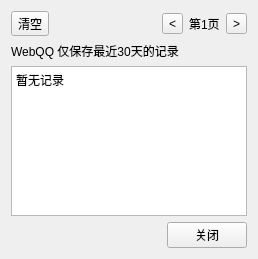
<?xml version="1.0" encoding="UTF-8"?>
<ui version="4.0">
 <class>RemoteLogViewer</class>
 <widget class="QWidget" name="RemoteLogViewer">
  <property name="geometry">
   <rect>
    <x>0</x>
    <y>0</y>
    <width>258</width>
    <height>259</height>
   </rect>
  </property>
  <property name="windowTitle">
   <string>聊天记录查看</string>
  </property>
  <layout class="QVBoxLayout" name="verticalLayout">
   <item>
    <layout class="QHBoxLayout" name="horizontalLayout">
     <item>
      <widget class="QToolButton" name="toolButton_3">
       <property name="text">
        <string>清空</string>
       </property>
      </widget>
     </item>
     <item>
      <spacer name="horizontalSpacer_2">
       <property name="orientation">
        <enum>Qt::Horizontal</enum>
       </property>
       <property name="sizeHint" stdset="0">
        <size>
         <width>40</width>
         <height>20</height>
        </size>
       </property>
      </spacer>
     </item>
     <item>
      <widget class="QToolButton" name="toolButton">
       <property name="text">
        <string>&lt;</string>
       </property>
      </widget>
     </item>
     <item>
      <widget class="QLabel" name="label">
       <property name="text">
        <string>第1页</string>
       </property>
      </widget>
     </item>
     <item>
      <widget class="QToolButton" name="toolButton_2">
       <property name="text">
        <string>&gt;</string>
       </property>
      </widget>
     </item>
    </layout>
   </item>
   <item>
    <widget class="QLabel" name="label_2">
     <property name="text">
      <string>WebQQ 仅保存最近30天的记录</string>
     </property>
    </widget>
   </item>
   <item>
    <widget class="QPlainTextEdit" name="plainTextEdit">
     <property name="plainText">
      <string>暂无记录</string>
     </property>
    </widget>
   </item>
   <item>
    <layout class="QHBoxLayout" name="horizontalLayout_2">
     <item>
      <spacer name="horizontalSpacer">
       <property name="orientation">
        <enum>Qt::Horizontal</enum>
       </property>
       <property name="sizeHint" stdset="0">
        <size>
         <width>40</width>
         <height>20</height>
        </size>
       </property>
      </spacer>
     </item>
     <item>
      <widget class="QPushButton" name="pushButton">
       <property name="text">
        <string>关闭</string>
       </property>
      </widget>
     </item>
    </layout>
   </item>
  </layout>
 </widget>
 <resources/>
 <connections/>
</ui>
